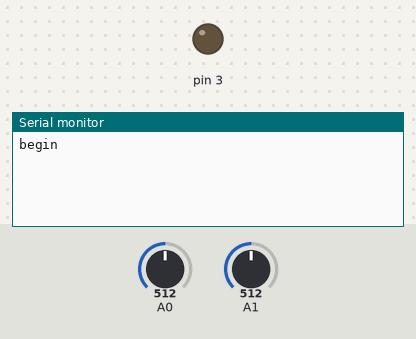
The sketch below on a simulated Arduino Uno, built with avr-gcc and run on an emulated ATmega328P. Shown: output pins drawn as LEDs (lit = HIGH), the last lines printed to the serial monitor. The test bench sets the inputs (shaded band); at power-on: A0 = 512, A1 = 512.

Above: at 1.2 s.
1.3 s: A0 set to 261
2.8 s: A0 set to 231
At 3.02 s:
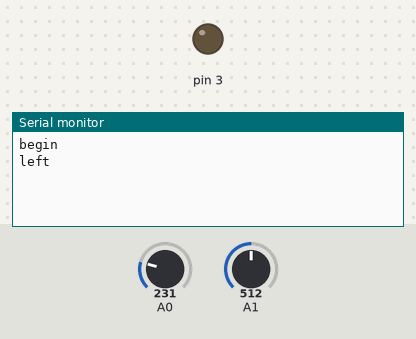
4.8 s: A1 set to 156
At 4.91 s:
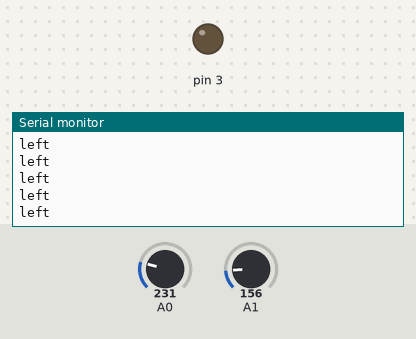
6.3 s: A1 set to 137
At 6.57 s:
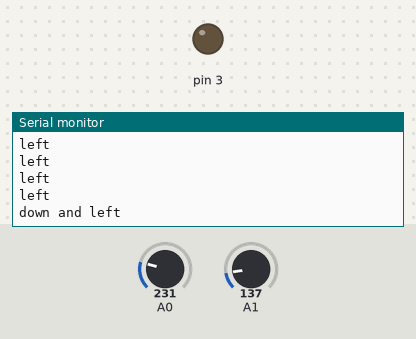

The sketch:

remoter.ino
```cpp
#include <IRremote.h>
#include <IRremoteInt.h>

#define st 0x66
#define up 0xAA
#define dw 0xBB
#define rt 0xCC
#define lt 0xDD
#define ur 0xAC
#define ul 0xAD
#define dr 0xBC
#define dl 0xBD
IRsend ir;
int x = 0;
int y = 0;
int xx = 0;
int yy = 0;
int mode = 0;
int last_mode=0;
void setup() {
  // put your setup code here, to run once:
	pinMode(3,OUTPUT);
	Serial.begin(9600);
	Serial.println("begin");
}

void loop() {
  // put your main code here, to run repeatedly:
	x = analogRead(A0);
	y = analogRead(A1);
	if (x>800){
		xx= 1;
	}else if(x<250){
		xx=-1;
	}else{
		xx=0;
	}
	if (y>900){
		yy=10;
	}else if(y<150){
		yy=-10;
	}else{
		yy=0;
	}
	mode=xx+yy;
	switch(mode){
		case 10:	//當為上
			ir.sendSony(up,8);
			Serial.println("up");
			break;
		case -10:	//當為下
			ir.sendSony(dw,8);
			Serial.println("down");
			break;
		case 1:		//當為右
			ir.sendSony(rt,8);
			Serial.println("right");
			break;
		case -1:	//當為左
			ir.sendSony(lt,8);
			Serial.println("left");
			break;
		case 11:	//當為右上
			ir.sendSony(ur,8);
			Serial.println("up and right");
			break;
		case 9:		//當為左上
			ir.sendSony(ul,8);
			Serial.println("up and left");
			break;
		case -9:	//當為右下
			ir.sendSony(dr,8);
			Serial.println("down and right");
			break;
		case -11:	//當為左下
			ir.sendSony(dl,8);
			Serial.println("down and left");
			break;
		case 0:		//當為中間
			ir.sendSony(st,8);
			//Serial.println("stop");
			break;
	}
	delay(50);


}
```

Measured:
- the behaviour switches between 250 and 249 on A0 (found by bisection; images 0 and 1)
- the behaviour switches between 150 and 149 on A1 (found by bisection; images 2 and 3)
- after the input at 2.8 s, the serial monitor: prints a new line after 0.11 s (image 1)
- after the input at 6.3 s, the serial monitor: prints a new line after 0.15 s (image 3)
